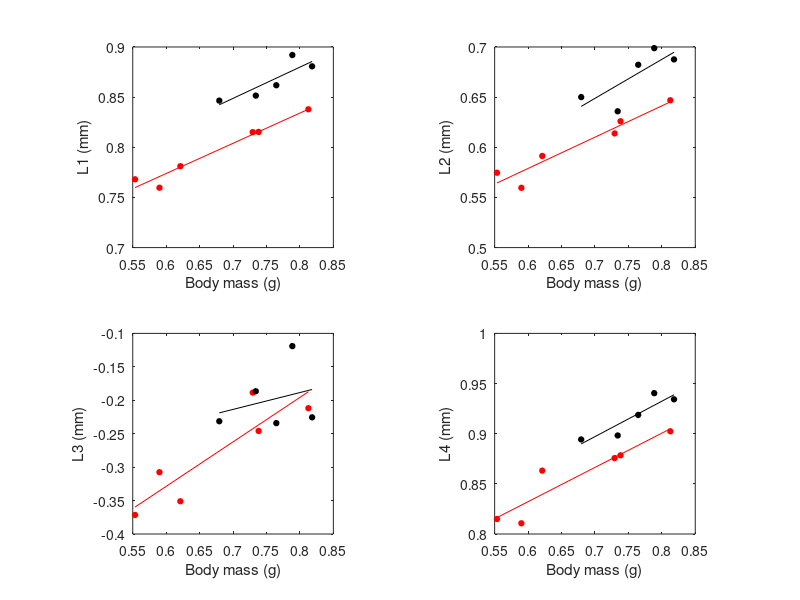

This figure's MATLAB source:
function scaling_analysis


figure

%% scaling for females

b_mass = [3.576666667 4.18 5.473333 5.3633 6.49667 3.89];
L1 = [5.86239 6.04197 6.53586 6.53275 6.8850 5.7502];
L2 = [3.755 3.9027 4.2265 4.1097 4.435 3.62734];
L3 = [0.42509 0.44565 0.56764 0.64778 0.61397 0.492494];
L4 = [6.5306 7.29727 7.55877 7.5109 7.988 6.4670];
    
% Run regression, tested vs. isometry
[p,b,a,a_pred,r2]= regressTest(log10(b_mass),log10(L1),1);

% Plot L1
subplot(2,2,1)
h = plot(log10(b_mass),log10(L1),'or',...
    log10([min(b_mass) max(b_mass)]),...
    log10([min(b_mass) max(b_mass)]).*b+a,'r-');
set(h(1),'MarkerFaceColor','r')
set(h(1),'MarkerSize',4)
axis square
xlabel('Body mass (g)')
ylabel('L1 (mm)')
hold on

% L2: Run regression, tested vs. isometry
[p,b,a,a_pred,r2]= regressTest(log10(b_mass),log10(L2),1);

% Plot L2
subplot(2,2,2)
h = plot(log10(b_mass),log10(L2),'or',...
    log10([min(b_mass) max(b_mass)]),...
    log10([min(b_mass) max(b_mass)]).*b+a,'r-');
set(h(1),'MarkerFaceColor','r')
set(h(1),'MarkerSize',4)
axis square
xlabel('Body mass (g)')
ylabel('L2 (mm)')
hold on


% L3: Run regression, tested vs. isometry
[p,b,a,a_pred,r2]= regressTest(log10(b_mass),log10(L3),1);

% Plot L3
subplot(2,2,3)
h = plot(log10(b_mass),log10(L3),'or',...
    log10([min(b_mass) max(b_mass)]),...
    log10([min(b_mass) max(b_mass)]).*b+a,'r-');
set(h(1),'MarkerFaceColor','r')
set(h(1),'MarkerSize',4)
axis square
xlabel('Body mass (g)')
ylabel('L3 (mm)')
hold on


% L4: Run regression, tested vs. isometry
[p,b,a,a_pred,r2]= regressTest(log10(b_mass),log10(L4),1);

% Plot L4
subplot(2,2,4)
h = plot(log10(b_mass),log10(L4),'or',...
    log10([min(b_mass) max(b_mass)]),...
    log10([min(b_mass) max(b_mass)]).*b+a,'r-');
set(h(1),'MarkerFaceColor','r')
set(h(1),'MarkerSize',4)
axis square
xlabel('Body mass (g)')
ylabel('L4 (mm)')
hold on


%% scaling for males

b_mass = [6.58 5.42 5.81667 6.14667 4.78];
L1 = [7.5983 7.104 7.2759 7.798 7.023];
L2 = [4.871 4.3242 4.811 4.99869 4.4675];
L3 = [0.59496 0.650867 0.5832 0.7603 0.587];
L4 = [8.596 7.911 8.293 8.7183 7.8393];
    
% Run regression, tested vs. isometry
[p,b,a,a_pred,r2]= regressTest(log10(b_mass),log10(L1),1);

% Plot L1
subplot(2,2,1)
h = plot(log10(b_mass),log10(L1),'ok',...
    log10([min(b_mass) max(b_mass)]),...
    log10([min(b_mass) max(b_mass)]).*b+a,'k-');
set(h(1),'MarkerFaceColor','k')
set(h(1),'MarkerSize',4)
axis square
xlabel('Body mass (g)')
ylabel('L1 (mm)')

% L2: Run regression, tested vs. isometry
[p,b,a,a_pred,r2]= regressTest(log10(b_mass),log10(L2),1);

% Plot L2
subplot(2,2,2)
h = plot(log10(b_mass),log10(L2),'ok',...
    log10([min(b_mass) max(b_mass)]),...
    log10([min(b_mass) max(b_mass)]).*b+a,'k-');
set(h(1),'MarkerFaceColor','k')
set(h(1),'MarkerSize',4)
axis square
xlabel('Body mass (g)')
ylabel('L2 (mm)')


% L3: Run regression, tested vs. isometry
[p,b,a,a_pred,r2]= regressTest(log10(b_mass),log10(L3),1);

% Plot L3
subplot(2,2,3)
h = plot(log10(b_mass),log10(L3),'ok',...
    log10([min(b_mass) max(b_mass)]),...
    log10([min(b_mass) max(b_mass)]).*b+a,'k-');
set(h(1),'MarkerFaceColor','k')
set(h(1),'MarkerSize',4)
axis square
xlabel('Body mass (g)')
ylabel('L3 (mm)')


% L4: Run regression, tested vs. isometry
[p,b,a,a_pred,r2]= regressTest(log10(b_mass),log10(L4),1);

% Plot L4
subplot(2,2,4)
h = plot(log10(b_mass),log10(L4),'ok',...
    log10([min(b_mass) max(b_mass)]),...
    log10([min(b_mass) max(b_mass)]).*b+a,'k-');
set(h(1),'MarkerFaceColor','k')
set(h(1),'MarkerSize',4)
axis square
xlabel('Body mass (g)')
ylabel('L4 (mm)')


function makeLogPlot(x,y,prediction,xtext,ytext,clr)

% Scatter plot
h = loglog(x,y,'k.');
hold on;

% Run regression stats
[p,b,a,a_predicted,r2]= regressTest(log10(x),log10(y),prediction);
%[p,b,a,a_predicted]= regressTest2(log10(x),log10(y),prediction);

loglog([min(x) max(x)],[(10.^a).*min(x).^b (10.^a).*max(x).^b],'k');
loglog([min(x) max(x)],[(10.^a_predicted).*min(x).^prediction (10.^a_predicted).*max(x).^prediction],'g');
%loglog([min(x) max(x)],[(10.^a).*min(x).^prediction (10.^a).*max(x).^prediction],'k--');
xlabel(xtext); ylabel(ytext);hold off;
if p>.05 
   title(['a= ' num2str(10.^a) ' b= ' num2str(b) ' p= ' num2str(p) ' r^2= ' num2str(r2) ' , NOT sig. diff. from b=' num2str(prediction)]);
else
   title(['a= ' num2str(10.^a) ' b= ' num2str(b) ' p= ' num2str(p) ' r^2= ' num2str(r2) ' , SIG DIFF from b=' num2str(prediction)]);
end



function [p,slope_fit,intrcpt_fit,intrcpt_pred,r2]= regressTest(Xvalues,Yvalues,slope_pred,intrcpt_pred)
%regressTest addresses the question of whether a regression line found by least-squares
%is significantly different from a known slope.  It runs the least-squares fit on the X and Y values given.
%An entry for kIn constrains the intercept to that value.
%
%See Sokal and Rohlf: pp.465, 471, and the modifications mentioned in pp. 474-475. 
%Generally, a regression is significantly different from the given slope if p < 0.05.

% Find least-squares fit for the slope
n       = length(Xvalues);
DOF     = n-1;
sumX    = sum(Xvalues);
sumY    = sum(Yvalues);
meanX   = mean(Xvalues);
meanY   = mean(Yvalues);
sumX2   = sum([Xvalues-meanX].^2);
sumY2   = sum([Yvalues-meanY].^2);
sumXY   = sum([Yvalues-meanY].*[Xvalues-meanX]);
slope_fit= sumXY/sumX2; 

clear sumX sumY meanX meanY sumY2 

% Define the intercept

if nargin > 3
    % Use intercept provided, adjust DOF
    intrcpt_fit = intrcpt_pred;
    DOF = n;
else
    % Intercepts found by least squares using predicted and fit slopes
    intrcpt_pred = (mean(Yvalues)-slope_pred.*mean(Xvalues));
    
    intrcpt_fit = (mean(Yvalues)-slope_fit.*mean(Xvalues));
end

% Explained variation
exSqr= (sumXY.^2)./sumX2;

% Unexplained variation
unexSqr= sum(([[Yvalues] - ([Xvalues].*slope_fit + intrcpt_fit)]).^2);

if unexSqr~=0,
    
    newYs   = ([Xvalues].*slope_fit + intrcpt_fit);
    s2      = unexSqr./(DOF-1);
    sb      = ( s2./ sumX2 ).^.5;
    tval    = (slope_fit-(slope_pred))./sb;
    p       = tcdf(tval,DOF);
    p       = 2 * min(p,1 - p);
    r2= exSqr./(exSqr+unexSqr);
    
else
    
    p  = 0;
    r2 = 1;
    warning('The trend-line perfectly fits the data and this causes problems in the calculations');
    
end

function [p,b,k,r2]= regressTest_force_int(Xvalues,Yvalues,slope,kIn)
% This version of regressTest addresses the question of whether a regression line found by least-squares
% is significantly different from a known slope when the intercept is provided.  
% It runs the least-squares fit on the X and Y values given.
% An entry for k constrains the intercept to that value.
% See Sokal and Rohlf: pp.465, 471, and the modifications mentioned in pp. 474-475. 
% Generally, a regression is significantly different from the given slope if p < 0.05.

n     = length(Xvalues);
DOF   = n-1;
sumX  = sum(Xvalues);
sumY  = sum(Yvalues);
meanX = mean(Xvalues);
meanY = mean(Yvalues);
sumX2 = sum([Xvalues-meanX].^2);
sumY2 = sum([Yvalues-meanY].^2);
sumXY = sum([Yvalues-meanY].*[Xvalues-meanX]);
b     = sumXY/sumX2; %least-squares solution

if nargin>3
    yIntercept= kIn;
    DOF= n;
else
    %Intecept found by least squares
    yIntercept= (mean(Yvalues)-b.*mean(Xvalues)); 
end

exSqr= (sumXY.^2)./sumX2;
unexSqr= sum(([[Yvalues] - ([Xvalues].*b + yIntercept)]).^2);
if unexSqr==0,
    p=0;
    r2=1;
    k=yIntercept;
else
    newYs= ([Xvalues].*b + yIntercept);
    s2= unexSqr./(DOF-1);
    sb= ( s2./ sumX2 ).^.5;
    tval= (b-(slope))./sb;
    p= tcdf(tval,DOF);
    p= 2 * min(p,1 - p);
    k= yIntercept;
    r2= exSqr./(exSqr+unexSqr);
end
